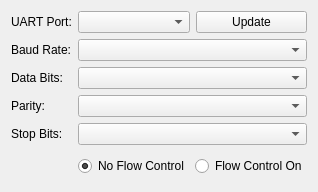
            <widget class="QWidget" name="page_4">
             <layout class="QVBoxLayout" name="verticalLayout_6">
              <item>
               <layout class="QGridLayout" name="gridLayout_4">
                <item row="0" column="1">
                 <widget class="QComboBox" name="cmbx_uart">
                  <property name="sizePolicy">
                   <sizepolicy hsizetype="MinimumExpanding" vsizetype="Maximum">
                    <horstretch>30</horstretch>
                    <verstretch>0</verstretch>
                   </sizepolicy>
                  </property>
                  <property name="minimumSize">
                   <size>
                    <width>0</width>
                    <height>0</height>
                   </size>
                  </property>
                  <property name="maximumSize">
                   <size>
                    <width>10000</width>
                    <height>30</height>
                   </size>
                  </property>
                  <property name="baseSize">
                   <size>
                    <width>0</width>
                    <height>0</height>
                   </size>
                  </property>
                  <property name="sizeAdjustPolicy">
                   <enum>QComboBox::AdjustToContents</enum>
                  </property>
                 </widget>
                </item>
                <item row="4" column="0">
                 <widget class="QLabel" name="textBrowser_11">
                  <property name="sizePolicy">
                   <sizepolicy hsizetype="Fixed" vsizetype="Maximum">
                    <horstretch>0</horstretch>
                    <verstretch>0</verstretch>
                   </sizepolicy>
                  </property>
                  <property name="minimumSize">
                   <size>
                    <width>0</width>
                    <height>0</height>
                   </size>
                  </property>
                  <property name="maximumSize">
                   <size>
                    <width>10000</width>
                    <height>30</height>
                   </size>
                  </property>
                  <property name="text">
                   <string>Stop Bits:</string>
                  </property>
                 </widget>
                </item>
                <item row="0" column="2">
                 <widget class="QPushButton" name="btn_uart_update">
                  <property name="sizePolicy">
                   <sizepolicy hsizetype="Fixed" vsizetype="Fixed">
                    <horstretch>30</horstretch>
                    <verstretch>0</verstretch>
                   </sizepolicy>
                  </property>
                  <property name="maximumSize">
                   <size>
                    <width>150</width>
                    <height>30</height>
                   </size>
                  </property>
                  <property name="text">
                   <string>Update</string>
                  </property>
                 </widget>
                </item>
                <item row="3" column="0">
                 <widget class="QLabel" name="textBrowser_10">
                  <property name="sizePolicy">
                   <sizepolicy hsizetype="Fixed" vsizetype="Maximum">
                    <horstretch>0</horstretch>
                    <verstretch>0</verstretch>
                   </sizepolicy>
                  </property>
                  <property name="minimumSize">
                   <size>
                    <width>0</width>
                    <height>0</height>
                   </size>
                  </property>
                  <property name="maximumSize">
                   <size>
                    <width>10000</width>
                    <height>30</height>
                   </size>
                  </property>
                  <property name="text">
                   <string>Parity:</string>
                  </property>
                 </widget>
                </item>
                <item row="2" column="0">
                 <widget class="QLabel" name="textBrowser_8">
                  <property name="sizePolicy">
                   <sizepolicy hsizetype="Fixed" vsizetype="Maximum">
                    <horstretch>0</horstretch>
                    <verstretch>0</verstretch>
                   </sizepolicy>
                  </property>
                  <property name="minimumSize">
                   <size>
                    <width>0</width>
                    <height>0</height>
                   </size>
                  </property>
                  <property name="maximumSize">
                   <size>
                    <width>10000</width>
                    <height>30</height>
                   </size>
                  </property>
                  <property name="text">
                   <string>Data Bits:</string>
                  </property>
                 </widget>
                </item>
                <item row="0" column="0">
                 <widget class="QLabel" name="textBrowser_2">
                  <property name="sizePolicy">
                   <sizepolicy hsizetype="Fixed" vsizetype="Maximum">
                    <horstretch>0</horstretch>
                    <verstretch>0</verstretch>
                   </sizepolicy>
                  </property>
                  <property name="minimumSize">
                   <size>
                    <width>0</width>
                    <height>0</height>
                   </size>
                  </property>
                  <property name="maximumSize">
                   <size>
                    <width>10000</width>
                    <height>30</height>
                   </size>
                  </property>
                  <property name="text">
                   <string>UART Port:</string>
                  </property>
                 </widget>
                </item>
                <item row="1" column="0">
                 <widget class="QLabel" name="textBrowser_7">
                  <property name="sizePolicy">
                   <sizepolicy hsizetype="Fixed" vsizetype="Maximum">
                    <horstretch>0</horstretch>
                    <verstretch>0</verstretch>
                   </sizepolicy>
                  </property>
                  <property name="minimumSize">
                   <size>
                    <width>0</width>
                    <height>0</height>
                   </size>
                  </property>
                  <property name="maximumSize">
                   <size>
                    <width>10000</width>
                    <height>30</height>
                   </size>
                  </property>
                  <property name="text">
                   <string>Baud Rate:</string>
                  </property>
                 </widget>
                </item>
                <item row="1" column="1" colspan="2">
                 <widget class="QComboBox" name="cmbx_baudrate">
                  <property name="sizePolicy">
                   <sizepolicy hsizetype="MinimumExpanding" vsizetype="Maximum">
                    <horstretch>30</horstretch>
                    <verstretch>0</verstretch>
                   </sizepolicy>
                  </property>
                  <property name="minimumSize">
                   <size>
                    <width>0</width>
                    <height>0</height>
                   </size>
                  </property>
                  <property name="maximumSize">
                   <size>
                    <width>10000</width>
                    <height>30</height>
                   </size>
                  </property>
                  <property name="sizeAdjustPolicy">
                   <enum>QComboBox::AdjustToContents</enum>
                  </property>
                 </widget>
                </item>
                <item row="2" column="1" colspan="2">
                 <widget class="QComboBox" name="cmbx_databits">
                  <property name="sizePolicy">
                   <sizepolicy hsizetype="MinimumExpanding" vsizetype="Maximum">
                    <horstretch>30</horstretch>
                    <verstretch>0</verstretch>
                   </sizepolicy>
                  </property>
                  <property name="minimumSize">
                   <size>
                    <width>0</width>
                    <height>0</height>
                   </size>
                  </property>
                  <property name="maximumSize">
                   <size>
                    <width>10000</width>
                    <height>30</height>
                   </size>
                  </property>
                  <property name="sizeAdjustPolicy">
                   <enum>QComboBox::AdjustToContents</enum>
                  </property>
                 </widget>
                </item>
                <item row="3" column="1" colspan="2">
                 <widget class="QComboBox" name="cmbx_parity">
                  <property name="sizePolicy">
                   <sizepolicy hsizetype="MinimumExpanding" vsizetype="Maximum">
                    <horstretch>30</horstretch>
                    <verstretch>0</verstretch>
                   </sizepolicy>
                  </property>
                  <property name="minimumSize">
                   <size>
                    <width>0</width>
                    <height>0</height>
                   </size>
                  </property>
                  <property name="maximumSize">
                   <size>
                    <width>10000</width>
                    <height>30</height>
                   </size>
                  </property>
                  <property name="sizeAdjustPolicy">
                   <enum>QComboBox::AdjustToContents</enum>
                  </property>
                 </widget>
                </item>
                <item row="4" column="1" colspan="2">
                 <widget class="QComboBox" name="cmbx_stopbits">
                  <property name="sizePolicy">
                   <sizepolicy hsizetype="MinimumExpanding" vsizetype="Maximum">
                    <horstretch>30</horstretch>
                    <verstretch>0</verstretch>
                   </sizepolicy>
                  </property>
                  <property name="minimumSize">
                   <size>
                    <width>0</width>
                    <height>0</height>
                   </size>
                  </property>
                  <property name="maximumSize">
                   <size>
                    <width>10000</width>
                    <height>30</height>
                   </size>
                  </property>
                  <property name="sizeAdjustPolicy">
                   <enum>QComboBox::AdjustToContents</enum>
                  </property>
                 </widget>
                </item>
                <item row="5" column="1" colspan="2">
                 <layout class="QHBoxLayout" name="horizontalLayout_4">
                  <item>
                   <widget class="QRadioButton" name="btn_no_flow_control">
                    <property name="minimumSize">
                     <size>
                      <width>0</width>
                      <height>30</height>
                     </size>
                    </property>
                    <property name="text">
                     <string>No Flow Control</string>
                    </property>
                    <property name="checked">
                     <bool>true</bool>
                    </property>
                    <attribute name="buttonGroup">
                     <string notr="true">buttonGroup_2</string>
                    </attribute>
                   </widget>
                  </item>
                  <item>
                   <widget class="QRadioButton" name="btn_flow_control_on">
                    <property name="minimumSize">
                     <size>
                      <width>0</width>
                      <height>30</height>
                     </size>
                    </property>
                    <property name="text">
                     <string>Flow Control On</string>
                    </property>
                    <attribute name="buttonGroup">
                     <string notr="true">buttonGroup_2</string>
                    </attribute>
                   </widget>
                  </item>
                 </layout>
                </item>
               </layout>
              </item>
              <item>
               <spacer name="verticalSpacer_3">
                <property name="orientation">
                 <enum>Qt::Vertical</enum>
                </property>
                <property name="sizeType">
                 <enum>QSizePolicy::Expanding</enum>
                </property>
                <property name="sizeHint" stdset="0">
                 <size>
                  <width>0</width>
                  <height>0</height>
                 </size>
                </property>
               </spacer>
              </item>
             </layout>
            </widget>
